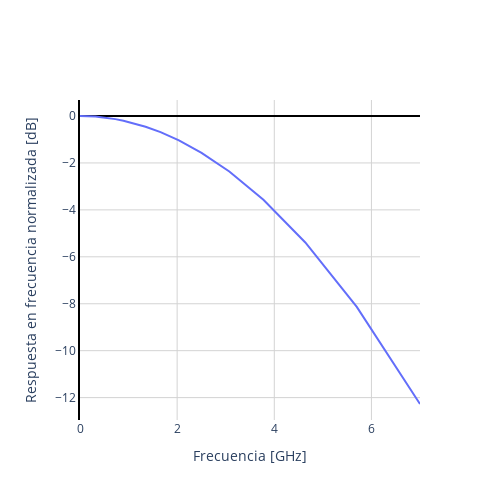

Write notebook code for a chart like this one.
### Code cell
fig = go.Figure()
fig.add_trace(go.Scatter(x=f/1e9, y=BW(f), mode='lines'))
fig.update_xaxes(title_text='Frecuencia [GHz]')
fig.update_yaxes(title_text='Respuesta en frecuencia normalizada [dB]')
fig.update_layout(xaxis=dict(showgrid=True, gridcolor='lightgray'))
fig.update_layout(yaxis=dict(showgrid=True, gridcolor='lightgray'))
fig.update_layout(width=500, height=500, plot_bgcolor='white')

# Update x and y axes with thicker lines for y=0 and x=0
fig.update_yaxes(showline=True, linewidth=2, linecolor='black', zeroline=True, zerolinewidth=2, zerolinecolor='black')

fig.show()
pio.write_image(fig, f'gaussian_pulse_freq_response.png')
